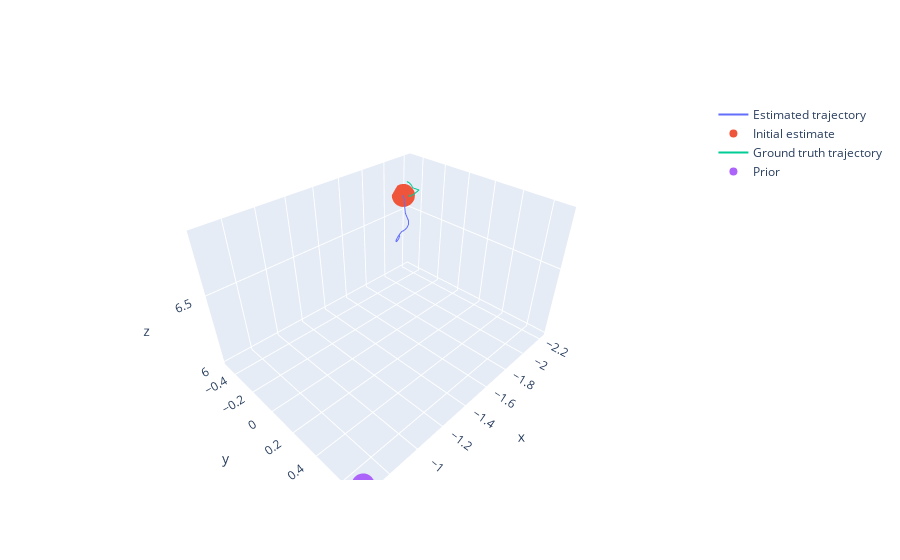

The cell this chart's notebook holds for it:
### Code cell
# Plot smoothed poses vs GT using plotly.
import plotly.graph_objects as go

cube_poses_np = np.array([cube_poses[ii].translation() for ii in range(len(cube_poses))])


fig = go.Figure(data=[go.Scatter3d(x=cube_poses_np[:, 0], y=cube_poses_np[:, 1], z=cube_poses_np[:, 2], mode='lines', name='Estimated trajectory')])

# Scatter a point at the first state estimate.
fig.add_trace(go.Scatter3d(x=[cube_poses_np[0, 0]], y=[cube_poses_np[0, 1]], z=[cube_poses_np[0, 2]], mode='markers', name='Initial estimate'))

gt_poses = []
for tt in range(traj["images"].shape[0]):
    object_pose = traj["object_poses"][tt].double()
    camera_pose = traj["camera_poses"][tt].double()
    gt_poses.append(PP_TO_GTSAM @ camera_pose.Inv() @ object_pose)
gt_poses_np = np.array([gt_pose.translation() for gt_pose in gt_poses])

fig.add_trace(go.Scatter3d(x=gt_poses_np[:, 0], y=gt_poses_np[:, 1], z=gt_poses_np[:, 2], mode='lines', name='Ground truth trajectory'))

# Plot the prior.
fig.add_trace(go.Scatter3d(x=[prior_pose_mean.translation()[0]], y=[prior_pose_mean.translation()[1]], z=[prior_pose_mean.translation()[2]], mode='markers', name='Prior'))

# Set aspect ratio to be true.
fig.update_layout(scene=dict(aspectmode='data'))

fig.show()

### Figure 1 — Plotly figure (JSON) as saved in the notebook; plotly's stock layout.template omitted (floating-point values rounded to 4 significant figures)
{"data": [{"mode": "lines", "name": "Estimated trajectory", "type": "scatter3d", "x": [-2.136, -2.117, -2.101, -2.065, -2.0, -1.936, -1.892, -1.855, -1.827, -1.813, -1.808, -1.802, -1.793, -1.788, -1.791, -1.795, -1.798, -1.803, -1.81, -1.814, -1.817, -1.819, -1.821, -1.823], "y": [-0.4708, -0.4464, -0.4234, -0.389, -0.3156, -0.2263, -0.1855, -0.1624, -0.1538, -0.1556, -0.1637, -0.174, -0.1865, -0.1966, -0.2014, -0.2011, -0.2006, -0.2, -0.1982, -0.1966, -0.197, -0.1977, -0.1972, -0.1952], "z": [6.644, 6.638, 6.641, 6.631, 6.601, 6.597, 6.599, 6.601, 6.599, 6.594, 6.589, 6.572, 6.545, 6.519, 6.507, 6.503, 6.505, 6.509, 6.516, 6.523, 6.529, 6.531, 6.537, 6.539]}, {"mode": "markers", "name": "Initial estimate", "type": "scatter3d", "x": [-2.136], "y": [-0.4708], "z": [6.644]}, {"mode": "lines", "name": "Ground truth trajectory", "type": "scatter3d", "x": [-2.211, -2.172, -2.127, -2.081, -2.034, -1.987, -1.964, -1.942, -1.923, -1.914, -1.913, -1.913, -1.913, -1.913, -1.913, -1.913, -1.913, -1.913, -1.913, -1.913, -1.913, -1.913, -1.913, -1.913], "y": [-0.4879, -0.4363, -0.3987, -0.3472, -0.2706, -0.1877, -0.2213, -0.2204, -0.2199, -0.2241, -0.2247, -0.2247, -0.2247, -0.2247, -0.2246, -0.2246, -0.2246, -0.2246, -0.2246, -0.2246, -0.2245, -0.2245, -0.2245, -0.2245], "z": [6.636, 6.647, 6.66, 6.691, 6.746, 6.813, 6.824, 6.856, 6.873, 6.879, 6.88, 6.88, 6.88, 6.88, 6.88, 6.88, 6.88, 6.88, 6.88, 6.88, 6.88, 6.879, 6.879, 6.879]}, {"mode": "markers", "name": "Prior", "type": "scatter3d", "x": [-0.6594], "y": [0.6947], "z": [6.006]}], "layout": {"scene": {"aspectmode": "data"}}}
